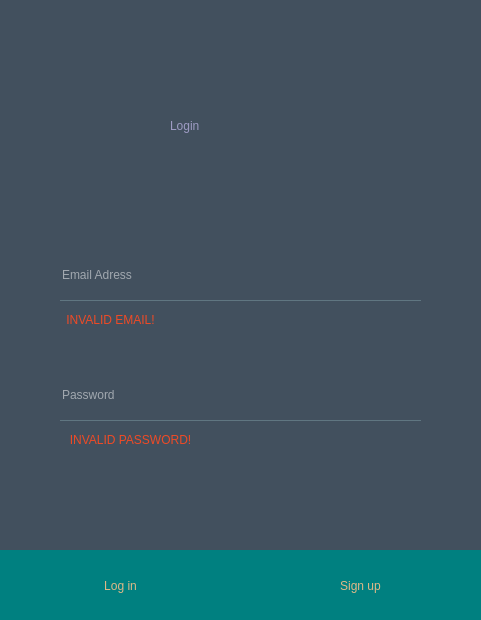
<?xml version="1.0" encoding="UTF-8"?>
<ui version="4.0">
 <class>Dialog</class>
 <widget class="QDialog" name="Dialog">
  <property name="geometry">
   <rect>
    <x>0</x>
    <y>0</y>
    <width>481</width>
    <height>620</height>
   </rect>
  </property>
  <property name="windowTitle">
   <string>Dialog</string>
  </property>
  <property name="styleSheet">
   <string notr="true">background-color: #42505E;</string>
  </property>
  <widget class="QLabel" name="label">
   <property name="geometry">
    <rect>
     <x>170</x>
     <y>80</y>
     <width>141</width>
     <height>91</height>
    </rect>
   </property>
   <property name="styleSheet">
    <string notr="true">color:#9D9BC3;
font:42pt &quot;Microsoft JhengHei UI Light&quot;;
</string>
   </property>
   <property name="text">
    <string>Login</string>
   </property>
  </widget>
  <widget class="QLineEdit" name="Pass">
   <property name="geometry">
    <rect>
     <x>60</x>
     <y>370</y>
     <width>361</width>
     <height>51</height>
    </rect>
   </property>
   <property name="styleSheet">
    <string notr="true">font:16pt &quot;Microsoft JhengHei UI Light&quot;;
color: rgb(255, 255, 255);


background:transparent;
border:none;
color:rgb(255, 255, 255);;
border-bottom:1px solid rgb(96, 118, 129);</string>
   </property>
   <property name="placeholderText">
    <string>Password</string>
   </property>
  </widget>
  <widget class="QLineEdit" name="Email">
   <property name="enabled">
    <bool>true</bool>
   </property>
   <property name="geometry">
    <rect>
     <x>60</x>
     <y>250</y>
     <width>361</width>
     <height>51</height>
    </rect>
   </property>
   <property name="autoFillBackground">
    <bool>false</bool>
   </property>
   <property name="styleSheet">
    <string notr="true">font:16pt &quot;Microsoft JhengHei UI Light&quot;;
color: rgb(255, 255, 255);


background:transparent;
border:none;
color:rgb(255, 255, 255);;
border-bottom:1px solid rgb(96, 118, 129);</string>
   </property>
   <property name="inputMask">
    <string/>
   </property>
   <property name="text">
    <string/>
   </property>
   <property name="frame">
    <bool>true</bool>
   </property>
   <property name="readOnly">
    <bool>false</bool>
   </property>
   <property name="placeholderText">
    <string>Email Adress</string>
   </property>
  </widget>
  <widget class="QPushButton" name="LoginButton">
   <property name="geometry">
    <rect>
     <x>0</x>
     <y>550</y>
     <width>241</width>
     <height>71</height>
    </rect>
   </property>
   <property name="styleSheet">
    <string notr="true">QPushButton{background-color: rgb(0, 128, 128);
font: 25 22pt &quot;Microsoft YaHei UI Light&quot;;
color: rgb(222, 184, 135);
border-style: dotted;
gridline-color: rgb(255, 255, 255);
alternate-background-color: rgb(255, 255, 255);}
QPushButton:hover{background-color:rgb(241, 241, 241);
font: 25 22pt &quot;Microsoft YaHei UI Light&quot;;
color: rgb(222, 184, 135);
border-style: dotted;
gridline-color: rgb(255, 255, 255);
alternate-background-color: rgb(255, 255, 255);}</string>
   </property>
   <property name="text">
    <string>Log in</string>
   </property>
  </widget>
  <widget class="QPushButton" name="signup">
   <property name="geometry">
    <rect>
     <x>240</x>
     <y>550</y>
     <width>241</width>
     <height>71</height>
    </rect>
   </property>
   <property name="styleSheet">
    <string notr="true">QPushButton{background-color: rgb(0, 128, 128);
font: 25 22pt &quot;Microsoft YaHei UI Light&quot;;
color: rgb(222, 184, 135);
border-style: dotted;
gridline-color: rgb(255, 255, 255);
alternate-background-color: rgb(255, 255, 255);}
QPushButton:hover{background-color:rgb(241, 241, 241);
font: 25 22pt &quot;Microsoft YaHei UI Light&quot;;
color: rgb(222, 184, 135);
border-style: dotted;
gridline-color: rgb(255, 255, 255);
alternate-background-color: rgb(255, 255, 255);}</string>
   </property>
   <property name="text">
    <string>Sign up</string>
   </property>
  </widget>
  <widget class="QPushButton" name="invalidLabel_3">
   <property name="geometry">
    <rect>
     <x>60</x>
     <y>430</y>
     <width>141</width>
     <height>20</height>
    </rect>
   </property>
   <property name="styleSheet">
    <string notr="true">QPushButton{
font: 75 11pt &quot;MS Shell Dlg 2&quot;;
color: rgb(238, 74, 38);
border-style: dotted;}
QPushButton:Hover{
font: 75 11pt &quot;MS Shell Dlg 2&quot;;
color:  rgb(241, 241, 241);
border-style: dotted;}</string>
   </property>
   <property name="text">
    <string>INVALID PASSWORD!</string>
   </property>
  </widget>
  <widget class="QPushButton" name="invalidLabel_4">
   <property name="enabled">
    <bool>true</bool>
   </property>
   <property name="geometry">
    <rect>
     <x>40</x>
     <y>310</y>
     <width>141</width>
     <height>20</height>
    </rect>
   </property>
   <property name="styleSheet">
    <string notr="true">QPushButton{
font: 75 11pt &quot;MS Shell Dlg 2&quot;;
color: rgb(238, 74, 38);
border-style: dotted;}
QPushButton:Hover{
font: 75 11pt &quot;MS Shell Dlg 2&quot;;
color:  rgb(241, 241, 241);
border-style: dotted;}</string>
   </property>
   <property name="text">
    <string>INVALID EMAIL!</string>
   </property>
  </widget>
 </widget>
 <tabstops>
  <tabstop>Email</tabstop>
  <tabstop>Pass</tabstop>
  <tabstop>LoginButton</tabstop>
 </tabstops>
 <resources/>
 <connections/>
</ui>
